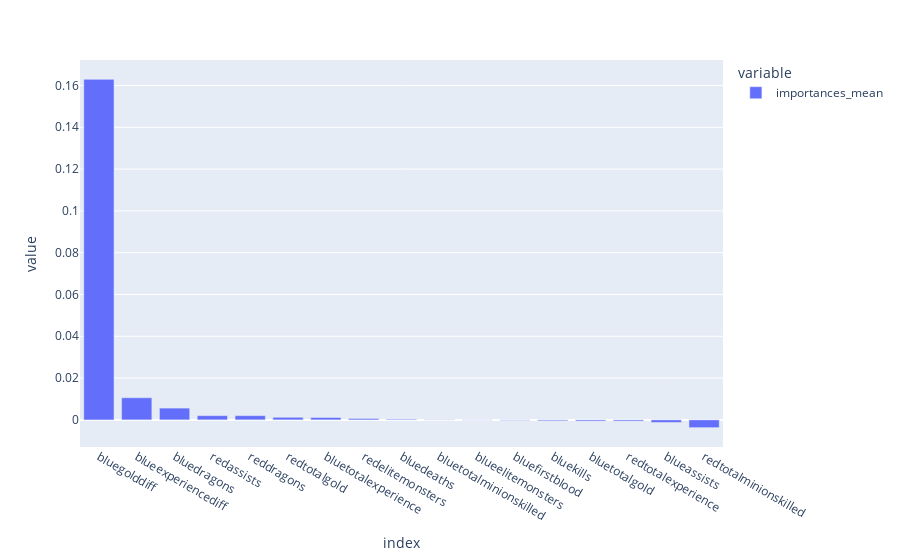

The cell this chart's notebook holds for it:
### Code cell
import plotly.express as px

fig = px.bar(df_pi['importances_mean'])
fig.show()

### Figure 1 — Plotly figure (JSON) as saved in the notebook; plotly's stock layout.template omitted (floating-point values rounded to 4 significant figures)
{"data": [{"alignmentgroup": "True", "hovertemplate": "variable=importances_mean<br>index=%{x}<br>value=%{y}<extra></extra>", "legendgroup": "importances_mean", "marker": {"color": "#636efa"}, "name": "importances_mean", "offsetgroup": "importances_mean", "orientation": "v", "showlegend": true, "textposition": "auto", "type": "bar", "x": ["bluegolddiff", "blueexperiencediff", "bluedragons", "redassists", "reddragons", "redtotalgold", "bluetotalexperience", "redelitemonsters", "bluedeaths", "bluetotalminionskilled", "blueelitemonsters", "bluefirstblood", "bluekills", "bluetotalgold", "redtotalexperience", "blueassists", "redtotalminionskilled"], "xaxis": "x", "y": [0.1629, 0.01059, 0.005634, 0.002028, 0.002028, 0.001239, 0.001127, 0.000676, 0.000338, 0.000113, -0.000113, -0.000225, -0.000451, -0.000563, -0.000563, -0.001239, -0.003718], "yaxis": "y"}], "layout": {"barmode": "relative", "legend": {"title": {"text": "variable"}, "tracegroupgap": 0}, "margin": {"t": 60}, "xaxis": {"anchor": "y", "domain": [0, 1], "title": {"text": "index"}}, "yaxis": {"anchor": "x", "domain": [0, 1], "title": {"text": "value"}}}}
